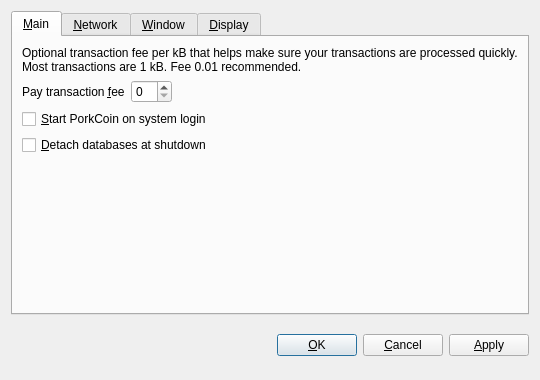
<?xml version="1.0" encoding="UTF-8"?>
<ui version="4.0">
 <class>OptionsDialog</class>
 <widget class="QDialog" name="OptionsDialog">
  <property name="geometry">
   <rect>
    <x>0</x>
    <y>0</y>
    <width>540</width>
    <height>380</height>
   </rect>
  </property>
  <property name="windowTitle">
   <string>Options</string>
  </property>
  <property name="modal">
   <bool>true</bool>
  </property>
  <layout class="QVBoxLayout" name="verticalLayout">
   <item>
    <widget class="QTabWidget" name="tabWidget">
     <property name="tabPosition">
      <enum>QTabWidget::North</enum>
     </property>
     <property name="currentIndex">
      <number>0</number>
     </property>
     <widget class="QWidget" name="tabMain">
      <attribute name="title">
       <string>&amp;Main</string>
      </attribute>
      <layout class="QVBoxLayout" name="verticalLayout_Main">
       <item>
        <widget class="QLabel" name="transactionFeeInfoLabel">
         <property name="text">
          <string>Optional transaction fee per kB that helps make sure your transactions are processed quickly. Most transactions are 1 kB. Fee 0.01 recommended.</string>
         </property>
         <property name="textFormat">
          <enum>Qt::PlainText</enum>
         </property>
         <property name="wordWrap">
          <bool>true</bool>
         </property>
        </widget>
       </item>
       <item>
        <layout class="QHBoxLayout" name="horizontalLayout_Main">
         <item>
          <widget class="QLabel" name="transactionFeeLabel">
           <property name="text">
            <string>Pay transaction &amp;fee</string>
           </property>
           <property name="textFormat">
            <enum>Qt::PlainText</enum>
           </property>
           <property name="buddy">
            <cstring>transactionFee</cstring>
           </property>
          </widget>
         </item>
         <item>
          <widget class="BitcoinAmountField" name="transactionFee"/>
         </item>
         <item>
          <spacer name="horizontalSpacer_Main">
           <property name="orientation">
            <enum>Qt::Horizontal</enum>
           </property>
           <property name="sizeHint" stdset="0">
            <size>
             <width>40</width>
             <height>20</height>
            </size>
           </property>
          </spacer>
         </item>
        </layout>
       </item>
       <item>
        <widget class="QCheckBox" name="bitcoinAtStartup">
         <property name="toolTip">
          <string>Automatically start PorkCoin after logging in to the system.</string>
         </property>
         <property name="text">
          <string>&amp;Start PorkCoin on system login</string>
         </property>
        </widget>
       </item>
       <item>
        <widget class="QCheckBox" name="detachDatabases">
         <property name="toolTip">
          <string>Detach block and address databases at shutdown. This means they can be moved to another data directory, but it slows down shutdown. The wallet is always detached.</string>
         </property>
         <property name="text">
          <string>&amp;Detach databases at shutdown</string>
         </property>
        </widget>
       </item>
       <item>
        <spacer name="verticalSpacer_Main">
         <property name="orientation">
          <enum>Qt::Vertical</enum>
         </property>
         <property name="sizeHint" stdset="0">
          <size>
           <width>20</width>
           <height>40</height>
          </size>
         </property>
        </spacer>
       </item>
      </layout>
     </widget>
     <widget class="QWidget" name="tabNetwork">
      <attribute name="title">
       <string>&amp;Network</string>
      </attribute>
      <layout class="QVBoxLayout" name="verticalLayout_Network">
       <item>
        <widget class="QCheckBox" name="mapPortUpnp">
         <property name="toolTip">
          <string>Automatically open the PorkCoin client port on the router. This only works when your router supports UPnP and it is enabled.</string>
         </property>
         <property name="text">
          <string>Map port using &amp;UPnP</string>
         </property>
        </widget>
       </item>
       <item>
        <widget class="QCheckBox" name="connectSocks">
         <property name="toolTip">
          <string>Connect to the PorkCoin network through a SOCKS proxy (e.g. when connecting through Tor).</string>
         </property>
         <property name="text">
          <string>&amp;Connect through SOCKS proxy:</string>
         </property>
        </widget>
       </item>
       <item>
        <layout class="QHBoxLayout" name="horizontalLayout_Network">
         <item>
          <widget class="QLabel" name="proxyIpLabel">
           <property name="text">
            <string>Proxy &amp;IP:</string>
           </property>
           <property name="textFormat">
            <enum>Qt::PlainText</enum>
           </property>
           <property name="buddy">
            <cstring>proxyIp</cstring>
           </property>
          </widget>
         </item>
         <item>
          <widget class="QValidatedLineEdit" name="proxyIp">
           <property name="maximumSize">
            <size>
             <width>140</width>
             <height>16777215</height>
            </size>
           </property>
           <property name="toolTip">
            <string>IP address of the proxy (e.g. 127.0.0.1)</string>
           </property>
          </widget>
         </item>
         <item>
          <widget class="QLabel" name="proxyPortLabel">
           <property name="text">
            <string>&amp;Port:</string>
           </property>
           <property name="textFormat">
            <enum>Qt::PlainText</enum>
           </property>
           <property name="buddy">
            <cstring>proxyPort</cstring>
           </property>
          </widget>
         </item>
         <item>
          <widget class="QLineEdit" name="proxyPort">
           <property name="maximumSize">
            <size>
             <width>55</width>
             <height>16777215</height>
            </size>
           </property>
           <property name="toolTip">
            <string>Port of the proxy (e.g. 9050)</string>
           </property>
          </widget>
         </item>
         <item>
          <widget class="QLabel" name="socksVersionLabel">
           <property name="text">
            <string>SOCKS &amp;Version:</string>
           </property>
           <property name="textFormat">
            <enum>Qt::PlainText</enum>
           </property>
           <property name="buddy">
            <cstring>socksVersion</cstring>
           </property>
          </widget>
         </item>
         <item>
          <widget class="QValueComboBox" name="socksVersion">
           <property name="toolTip">
            <string>SOCKS version of the proxy (e.g. 5)</string>
           </property>
          </widget>
         </item>
         <item>
          <spacer name="horizontalSpacer_Network">
           <property name="orientation">
            <enum>Qt::Horizontal</enum>
           </property>
           <property name="sizeHint" stdset="0">
            <size>
             <width>40</width>
             <height>20</height>
            </size>
           </property>
          </spacer>
         </item>
        </layout>
       </item>
       <item>
        <spacer name="verticalSpacer_Network">
         <property name="orientation">
          <enum>Qt::Vertical</enum>
         </property>
         <property name="sizeHint" stdset="0">
          <size>
           <width>20</width>
           <height>40</height>
          </size>
         </property>
        </spacer>
       </item>
      </layout>
     </widget>
     <widget class="QWidget" name="tabWindow">
      <attribute name="title">
       <string>&amp;Window</string>
      </attribute>
      <layout class="QVBoxLayout" name="verticalLayout_Window">
       <item>
        <widget class="QCheckBox" name="minimizeToTray">
         <property name="toolTip">
          <string>Show only a tray icon after minimizing the window.</string>
         </property>
         <property name="text">
          <string>&amp;Minimize to the tray instead of the taskbar</string>
         </property>
        </widget>
       </item>
       <item>
        <widget class="QCheckBox" name="minimizeOnClose">
         <property name="toolTip">
          <string>Minimize instead of exit the application when the window is closed. When this option is enabled, the application will be closed only after selecting Quit in the menu.</string>
         </property>
         <property name="text">
          <string>M&amp;inimize on close</string>
         </property>
        </widget>
       </item>
       <item>
        <spacer name="verticalSpacer_Window">
         <property name="orientation">
          <enum>Qt::Vertical</enum>
         </property>
         <property name="sizeHint" stdset="0">
          <size>
           <width>20</width>
           <height>40</height>
          </size>
         </property>
        </spacer>
       </item>
      </layout>
     </widget>
     <widget class="QWidget" name="tabDisplay">
      <attribute name="title">
       <string>&amp;Display</string>
      </attribute>
      <layout class="QVBoxLayout" name="verticalLayout_Display">
       <item>
        <layout class="QHBoxLayout" name="horizontalLayout_1_Display">
         <item>
          <widget class="QLabel" name="langLabel">
           <property name="text">
            <string>User Interface &amp;language:</string>
           </property>
           <property name="textFormat">
            <enum>Qt::PlainText</enum>
           </property>
           <property name="buddy">
            <cstring>lang</cstring>
           </property>
          </widget>
         </item>
         <item>
          <widget class="QValueComboBox" name="lang">
           <property name="toolTip">
            <string>The user interface language can be set here. This setting will take effect after restarting PorkCoin.</string>
           </property>
          </widget>
         </item>
        </layout>
       </item>
       <item>
        <layout class="QHBoxLayout" name="horizontalLayout_2_Display">
         <item>
          <widget class="QLabel" name="unitLabel">
           <property name="text">
            <string>&amp;Unit to show amounts in:</string>
           </property>
           <property name="textFormat">
            <enum>Qt::PlainText</enum>
           </property>
           <property name="buddy">
            <cstring>unit</cstring>
           </property>
          </widget>
         </item>
         <item>
          <widget class="QValueComboBox" name="unit">
           <property name="toolTip">
            <string>Choose the default subdivision unit to show in the interface and when sending coins.</string>
           </property>
          </widget>
         </item>
        </layout>
       </item>
       <item>
        <widget class="QCheckBox" name="displayAddresses">
         <property name="toolTip">
          <string>Whether to show PorkCoin addresses in the transaction list or not.</string>
         </property>
         <property name="text">
          <string>&amp;Display addresses in transaction list</string>
         </property>
        </widget>
       </item>
       <item>
        <widget class="QCheckBox" name="coinControlFeatures">
         <property name="toolTip">
          <string>Whether to show coin control features or not.</string>
         </property>
         <property name="text">
          <string>Display coin &amp;control features (experts only!)</string>
         </property>
        </widget>
       </item>
       <item>
        <spacer name="verticalSpacer_Display">
         <property name="orientation">
          <enum>Qt::Vertical</enum>
         </property>
         <property name="sizeHint" stdset="0">
          <size>
           <width>20</width>
           <height>40</height>
          </size>
         </property>
        </spacer>
       </item>
      </layout>
     </widget>
    </widget>
   </item>
   <item>
    <layout class="QHBoxLayout" name="horizontalLayout_Buttons">
     <item>
      <spacer name="horizontalSpacer_1">
       <property name="orientation">
        <enum>Qt::Horizontal</enum>
       </property>
       <property name="sizeHint" stdset="0">
        <size>
         <width>40</width>
         <height>48</height>
        </size>
       </property>
      </spacer>
     </item>
     <item>
      <widget class="QLabel" name="statusLabel">
       <property name="font">
        <font>
         <weight>75</weight>
         <bold>true</bold>
        </font>
       </property>
       <property name="text">
        <string/>
       </property>
       <property name="textFormat">
        <enum>Qt::PlainText</enum>
       </property>
       <property name="wordWrap">
        <bool>true</bool>
       </property>
      </widget>
     </item>
     <item>
      <spacer name="horizontalSpacer_2">
       <property name="orientation">
        <enum>Qt::Horizontal</enum>
       </property>
       <property name="sizeHint" stdset="0">
        <size>
         <width>40</width>
         <height>48</height>
        </size>
       </property>
      </spacer>
     </item>
     <item>
      <widget class="QPushButton" name="okButton">
       <property name="text">
        <string>&amp;OK</string>
       </property>
      </widget>
     </item>
     <item>
      <widget class="QPushButton" name="cancelButton">
       <property name="text">
        <string>&amp;Cancel</string>
       </property>
       <property name="autoDefault">
        <bool>false</bool>
       </property>
      </widget>
     </item>
     <item>
      <widget class="QPushButton" name="applyButton">
       <property name="text">
        <string>&amp;Apply</string>
       </property>
       <property name="autoDefault">
        <bool>false</bool>
       </property>
      </widget>
     </item>
    </layout>
   </item>
  </layout>
 </widget>
 <customwidgets>
  <customwidget>
   <class>BitcoinAmountField</class>
   <extends>QSpinBox</extends>
   <header>bitcoinamountfield.h</header>
   <container>1</container>
  </customwidget>
  <customwidget>
   <class>QValueComboBox</class>
   <extends>QComboBox</extends>
   <header>qvaluecombobox.h</header>
  </customwidget>
  <customwidget>
   <class>QValidatedLineEdit</class>
   <extends>QLineEdit</extends>
   <header>qvalidatedlineedit.h</header>
  </customwidget>
 </customwidgets>
 <resources/>
 <connections/>
</ui>
